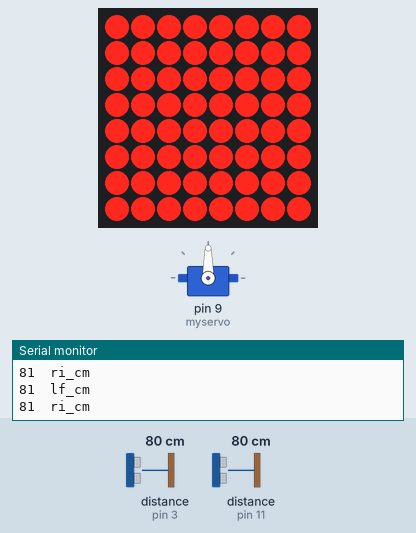
The sketch below on a simulated Arduino Uno, built with avr-gcc and run on an emulated ATmega328P. Shown: servo, 8×8 LED matrix, the last lines printed to the serial monitor. Wiring (inferred from the names in the program): 2 × ultrasonic range finder: trigger pin 2, echo pin 3 / trigger pin 10, echo pin 11. Inputs (shaded band) come from the test bench; at power-on: distance to the obstacle (sensors on pin 3, pin 11) 80 cm. The echo pulse lasts 58.3 µs per cm.

Above: at 7.1 s.
7.2 s: distance to the obstacle (sensor on pin 3) set to 23 cm
11.3 s: distance to the obstacle (sensor on pin 3) set to 19 cm
At 13.0 s:
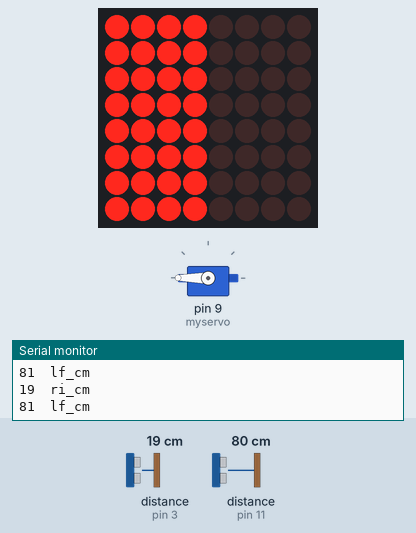
13.3 s: distance to the obstacle (sensor on pin 11) set to 22 cm
17.4 s: distance to the obstacle (sensor on pin 11) set to 18 cm
At 18.96 s:
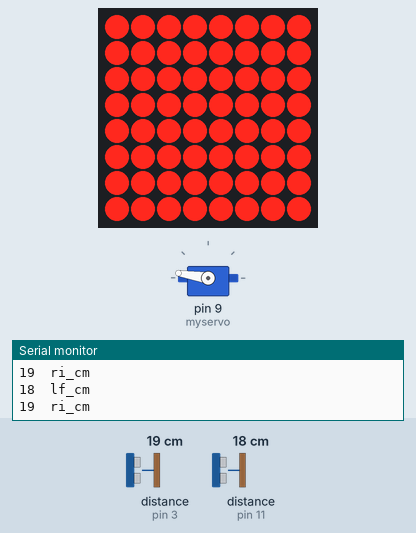
20.2 s: distance to the obstacle (sensor on pin 3) set to 120 cm
At 24.0 s:
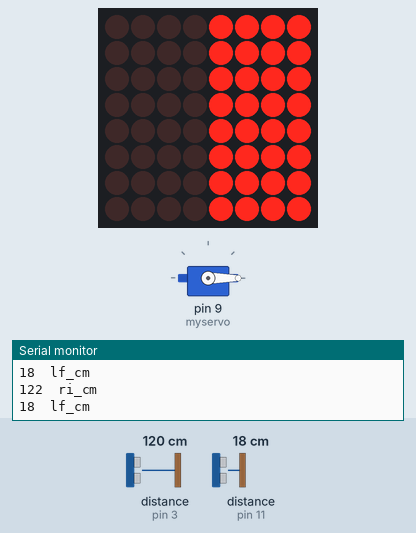
24.3 s: distance to the obstacle (sensor on pin 11) set to 35 cm
At 24.8 s:
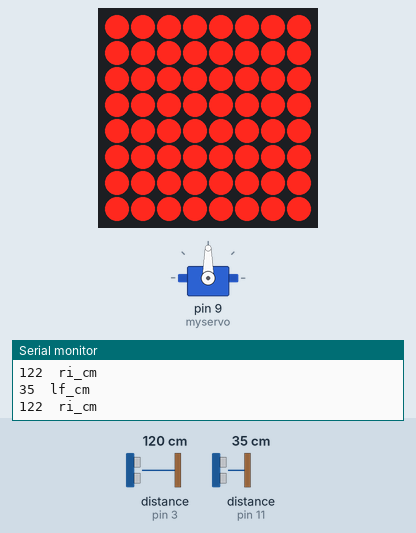
Timing chart, 0 to 27.3 s (numbered marks = the images above; inputs shaded):
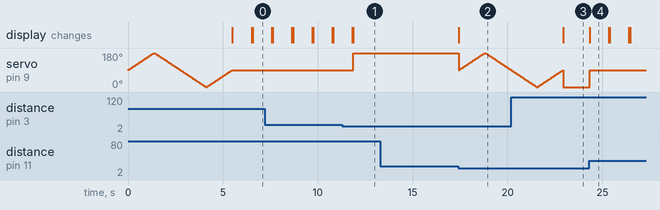

Measured:
- the behaviour switches between 21 and 20 cm on distance to the obstacle (sensor on pin 3) (found by bisection; images 0 and 1)
- the behaviour switches between 21 and 20 cm on distance to the obstacle (sensor on pin 11) (found by bisection; images 1 and 2)
- after the input at 11.3 s, servo on pin 9 (myservo): 90° → 180° after 0.57 s; the display: first differs from a run without the input after 0.58 s (image 1)
- after the input at 17.4 s, the display: changes at once (image 2)
- after the input at 20.2 s, the display: changes after 2.7 s (image 3)
- after the input at 24.3 s, servo on pin 9 (myservo): 0° → 90° at once; the display: changes at once (image 4)
- what the display in image 4 shows lasts 1.0 s, from 24.3 s to 25.3 s

The sketch:

Robot_Head_SafiSoft.ino
```cpp
#include<Servo.h>
#define trig_lf 10
#define echo_lf 11
#define trig_ri 2
#define echo_ri 3
int pos =0;
int distance_lf=0,t_lf=0;
int distance_ri=0,t_ri=0;
Servo myservo;
#include <MaxMatrix.h>
int DIN = 7;   // DIN pin of MAX7219 module
int CLK = 5;   // CLK pin of MAX7219 module
int CS = 6;    // CS pin of MAX7219 module
int maxInUse = 1;
MaxMatrix m(DIN, CS, CLK, maxInUse);
char eyes_open[] = {9, 9,  //4 Column, 8 Row
   B11111111,
  B11111111,
  B11111111,
  B11111111,
  B11111111,
  B11111111,
  B11111111,
  B11111111

           };
char eyes_close[] = {9, 9,
  B00000000,
  B00000000,
  B00000000,
  B11111111,
  B11111111,
  B00000000,
  B00000000,
  B00000000
           };
 char eyes_right[] = {9, 9,  //4 Column, 8 Row
  B11111111,
  B11111111,
  B11111111,
  B11111111,
  B00000000,
  B00000000,
  B00000000,
  B00000000
           };
 char eyes_left[] = {9, 9,  //4 Column, 8 Row
  B00000000,
  B00000000,
  B00000000,
  B00000000,
  B11111111,
  B11111111,
  B11111111,
  B11111111
           };
void setup()
{
 myservo.attach(9);

  Serial.begin (9600);
  pinMode (trig_lf,OUTPUT);
  pinMode (echo_lf,INPUT);
  pinMode (trig_ri,OUTPUT);
  pinMode (echo_ri,INPUT);
  //pinMode(2, OUTPUT);
   lookaround();
    m.init(); // MAX7219 initialization
  m.setIntensity(5); // initial led matrix intensity, 0-15
   m.writeSprite(0, 0, eyes_open);
}

void loop() {
    //eyes();

  // put your main code here, to run repeatedly:
  digitalWrite(trig_lf,LOW);
  delayMicroseconds(5);
  digitalWrite(trig_lf,HIGH);
  delayMicroseconds(10);
  digitalWrite(trig_lf,LOW);
  t_lf=pulseIn(11,HIGH);
  distance_lf=t_lf/57;
  Serial.print(distance_lf);
  Serial.println("  lf_cm");
 //----------------------------------------------

   digitalWrite(trig_ri,LOW);
  delayMicroseconds(5);
  digitalWrite(trig_ri,HIGH);
  delayMicroseconds(10);
  digitalWrite(trig_ri,LOW);
  t_ri=pulseIn(3,HIGH);
  distance_ri=t_ri/57;
  Serial.print(distance_ri);
  Serial.println("  ri_cm");
  //delay(10);
  //--------------------------------------
  if (distance_lf <= 20){
  moveleft();
  }
  else {
    //delay(750);
  //pos=90;
 // myservo.write(90);
 // eyes();
  }
  //------------------------------------
   if (distance_ri <= 20){
  moveright();
  }
  else {
    //delay(750);
  //pos=90;
 // myservo.write(90);
 // eyes();

  }
  if (distance_ri > 20 && distance_lf > 20 ){
      myservo.write(90);
      eyes();
  }
  if (distance_ri <= 20 && distance_lf <= 20 ){

      lookaround();
  }

}
void moveleft(){
  //if(pos>=0){
    //pos=pos-1;
    myservo.write(0);
     m.writeSprite(0, 0, eyes_left);
   // delay(15);
  //}
}
void moveright(){
  //if(pos<=180){
    //pos=pos+1;
    myservo.write(180);
     m.writeSprite(0, 0, eyes_right);
    //delay(15);
 // }
}
void lookaround(){
   //Servo Look around
  //myservo.attach(9);
   m.writeSprite(0, 0, eyes_open);
  for(pos = 90; pos <= 180; pos += 1){
        myservo.write(pos);
        delay(15);
      }
      for(; pos >= 0; pos-= 1) {
        myservo.write(pos);
        delay(15);
     }
     for(; pos<=90; pos += 1) {
        myservo.write(pos);
        delay(15);

     }
}
void eyes(){
    m.writeSprite(0, 0, eyes_open);
  delay(1000);
  m.writeSprite(0, 0, eyes_close);
  delay(50);
}
```
